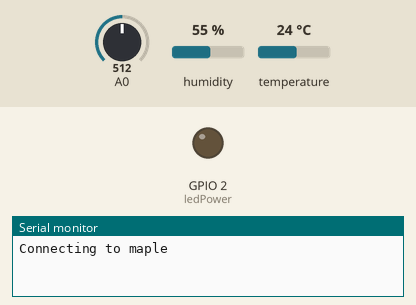
A sketch run on a simulated ESP8266 (NodeMCU). Parts: output pins drawn as LEDs (lit = HIGH), the last lines printed to the serial monitor. Inputs (shaded band) come from the test bench; at power-on: A0 = 512, humidity 55 %, temperature 24 °C. WiFi joins after 1.5 s; servers stay silent unless stated; no MQTT or app messages arrive unless stated.

Above: at 0.1 s.
At 2.7 s:
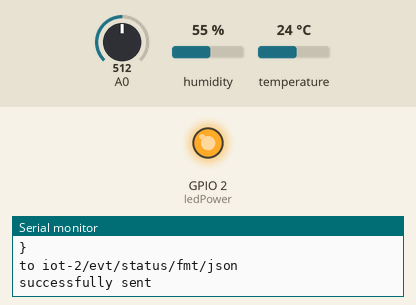
2.8 s: A0 set to 716
13.1 s: A0 set to 306
Timing chart, 0 to 16.1 s (numbered marks = the images above; inputs shaded):
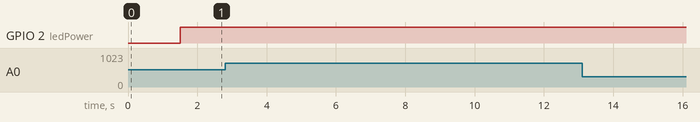

The sketch:

temp_humid_dust.ino
```cpp
// (licence header left out)
#include <ESP8266WiFi.h>
#include <PubSubClient.h> // https://github.com/knolleary/pubsubclient/releases/tag/v2.3
#include <SPI.h>
#include <dht11.h>

dht11 DHT11;
#define DHT11_PIN 4

//-------- Customise these values -----------
const char* ssid = "maple";
const char* password = "12345678";

#define ORG "dyob0d"
#define DEVICE_TYPE "ESP8266"
#define DEVICE_ID "Test3"
#define TOKEN "@maple123456"
//-------- Customise the above values --------

char server[] = ORG ".messaging.internetofthings.ibmcloud.com";
//char topic[] = "iot-2/evt/status/fmt/json";
char authMethod[] = "use-token-auth";
char token[] = TOKEN;
char clientId[] = "d:" ORG ":" DEVICE_TYPE ":" DEVICE_ID;
String buildClientName();
String clientName = buildClientName();
String topicName = String("iot-2/evt/status/fmt/json"); // Topic

// --------Pmdefine-----
int measurePin = 0; //Connect dust sensor to Arduino A0 pin
int ledPower = 2;   //Connect 3 led driver pins of dust sensor to Arduino D2

int samplingTime = 280;
int deltaTime = 40;
int sleepTime = 9680;

float voMeasured = 0;
float calcVoltage = 0;
float dustDensity = 0;
// -------temphunid define----
float humid,temp,pm;
WiFiClient wifiClient;
PubSubClient client(server, 1883, NULL, wifiClient);

void setup() {
 Serial.begin(115200);
 Serial.println();

 Serial.print("Connecting to "); Serial.print(ssid);
 WiFi.begin(ssid, password);
 while (WiFi.status() != WL_CONNECTED) {
    delay(500);
    Serial.print(".");
 }
 Serial.println("");

 Serial.print("WiFi connected, IP address: "); Serial.println(WiFi.localIP());
 pinMode(ledPower,OUTPUT);
}

void loop() {
  // ------getpm -----
   digitalWrite(ledPower,LOW); // power on the LED
   delayMicroseconds(samplingTime);

  voMeasured = analogRead(measurePin); // read the dust value

  delayMicroseconds(deltaTime);
   digitalWrite(ledPower,HIGH); // turn the LED off
   delayMicroseconds(sleepTime);

  // 0 - 5V mapped to 0 - 1023 integer values
   // recover voltage
   calcVoltage = voMeasured * (5.0 / 1024.0);

  // linear eqaution taken from http://www.howmuchsnow.com/arduino/airquality/
   // Chris Nafis (c) 2012
   dustDensity = 0.17 * calcVoltage - 0.01;
   if(dustDensity<0)
    dustDensity = 0;

  char clientStr[34];
  clientName.toCharArray(clientStr,34);
  char topicStr[26];
  topicName.toCharArray(topicStr,26);

  if (!!!client.connected()) {
    Serial.print("Reconnecting client to ");
    Serial.println(server);
    while (!!!client.connect(clientId, authMethod, token)) {
      Serial.print(".");
      delay(500);
   }
  }
   Serial.println();
   // Build the JSON data to publish.
   String json = buildJson();
   char jsonStr[200];
   json.toCharArray(jsonStr,200);

   // Publish the data.
   boolean pubresult = client.publish(topicStr,jsonStr);
   Serial.print("attempt to send ");
   Serial.println(jsonStr);
   Serial.print("to ");
   Serial.println(topicStr);

   if (pubresult)
     Serial.println("successfully sent");
   else
     Serial.println("unsuccessfully sent");
   Serial.println();
   delay(5000);
}
// Builds the clientName
String buildClientName (){
  String data = "";
  data+="d:";
  data+=ORG;
  data+=":";
  data+=DEVICE_TYPE;
  data+=":";
  data+="Test3";
  return data;
}

// Sends the string: {d:{"temperature" : "27.8"}} to Bluemix
String buildJson() {
  getTemHum();
  pm = getPM();
  String data = "{";
  data+="\n";
  data+= "\"d\": {";
  data+="\n";
  data+="\"Temperature\": ";
  data+=temp ;
  data+=",\"Humidity\": ";
  data+=humid ;
  data+=",\"PM25\": ";
  data+=pm ;
  data+="\n";
  data+="}";
  data+="\n";
  data+="}";
  return data;
}
void getTemHum(){
   int chk = DHT11.read(DHT11_PIN);
   Serial.print("Read sensor: ");
  switch (chk)
  {
    case DHTLIB_OK:
                Serial.println("OK");
                break;
    case DHTLIB_ERROR_CHECKSUM:
                Serial.println("Checksum error");
                break;
    case DHTLIB_ERROR_TIMEOUT:
                Serial.println("Time out error");
                break;
    default:
                Serial.println("Unknown error");
                break;
  }
  humid = (float)DHT11.humidity;
  temp = (float)DHT11.temperature;
  }
float getPM(){
   float finDensity = dustDensity*1000;
   float outputPM,Clow,Chigh,Ilow,Ihigh;

   if(0<finDensity && finDensity<= 15.4){
    Clow = 0;
    Chigh = 15.4;
    Ilow = 0;
    Ihigh = 50;
    outputPM = ((Ihigh -Ilow)/(Chigh-Clow))*(finDensity - Clow)+Ilow;
    Serial.print(" 空气质量良好 ");
    }
   else if(15.5<finDensity && finDensity<=40.4){
    Clow = 15.5;
    Chigh = 40.4;
    Ilow = 51;
    Ihigh = 100;
    outputPM = ((Ihigh -Ilow)/(Chigh-Clow))*(finDensity - Clow)+Ilow;
    Serial.print(" 空气质量中等 ");
    }
   else if(40.5<finDensity && finDensity<=65.4){
    Clow = 40.5;
    Chigh = 65.4;
    Ilow = 101;
    Ihigh = 150;
    outputPM = ((Ihigh -Ilow)/(Chigh-Clow))*(finDensity - Clow)+Ilow;
    Serial.print(" 空气质量对敏感人群不健康 ");
    }
   else if(65.5 < finDensity && finDensity <= 150.4){
    Clow = 65.5;
    Chigh = 150.4;
    Ilow = 151;
    Ihigh = 200;
    outputPM = ((Ihigh -Ilow)/(Chigh-Clow))*(finDensity - Clow)+Ilow;
    Serial.print(" 空气质量不健康 ");
    }
   else if(150.5 < finDensity && finDensity <= 250.4){
    Clow = 150.5;
    Chigh = 250.4;
    Ilow = 201;
    Ihigh = 300;
    outputPM = ((Ihigh -Ilow)/(Chigh-Clow))*(finDensity - Clow)+Ilow;
    Serial.print(" 空气质量非常不健康 ");
    }
   else if(250.5 < finDensity && finDensity <= 350.4){
    Clow = 250.5;
    Chigh = 350.4;
    Ilow = 301;
    Ihigh = 400;
    outputPM = ((Ihigh -Ilow)/(Chigh-Clow))*(finDensity - Clow)+Ilow;
    Serial.print(" 空气质量有毒害 ");
    }
   else if(350.5 < finDensity && finDensity <= 500.4){
    Clow = 350.5;
    Chigh = 500.4;
    Ilow = 401;
    Ihigh = 500;
    outputPM = ((Ihigh -Ilow)/(Chigh-Clow))*(finDensity - Clow)+Ilow;
    Serial.print(" 空气质量有毒害 ");
    }
    else if(500.5 < finDensity){
    Clow = 500.5;
    Chigh = 700.4;
    Ilow = 501;
    Ihigh = 600;
    outputPM = ((Ihigh -Ilow)/(Chigh-Clow))*(finDensity - Clow)+Ilow;
    Serial.print(" PM已经突破天际 ");
    }
  Serial.print(" PM2.5 = ");
  Serial.println(outputPM);
  return outputPM;
  }
```
